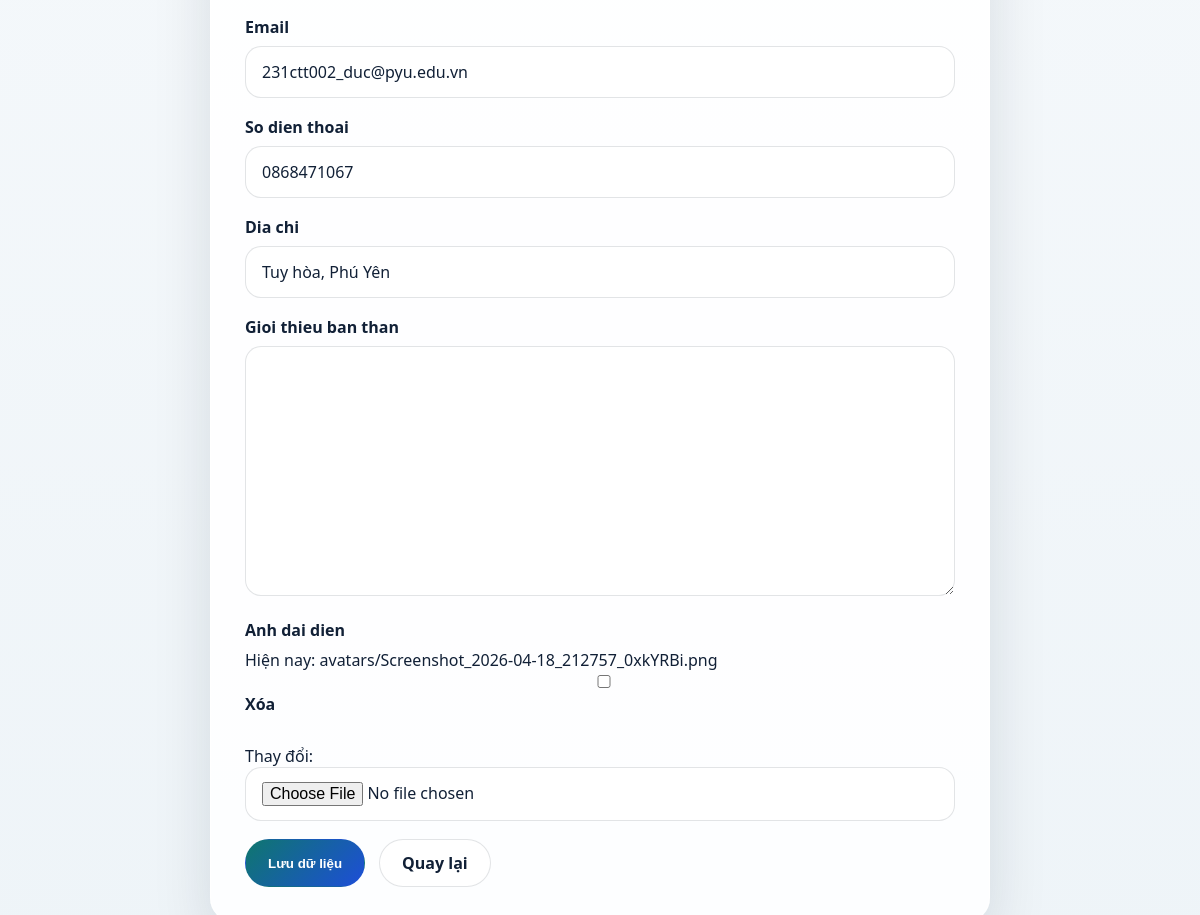
Before: /students/2/edit/ (signed in, lower part) with the older database file.
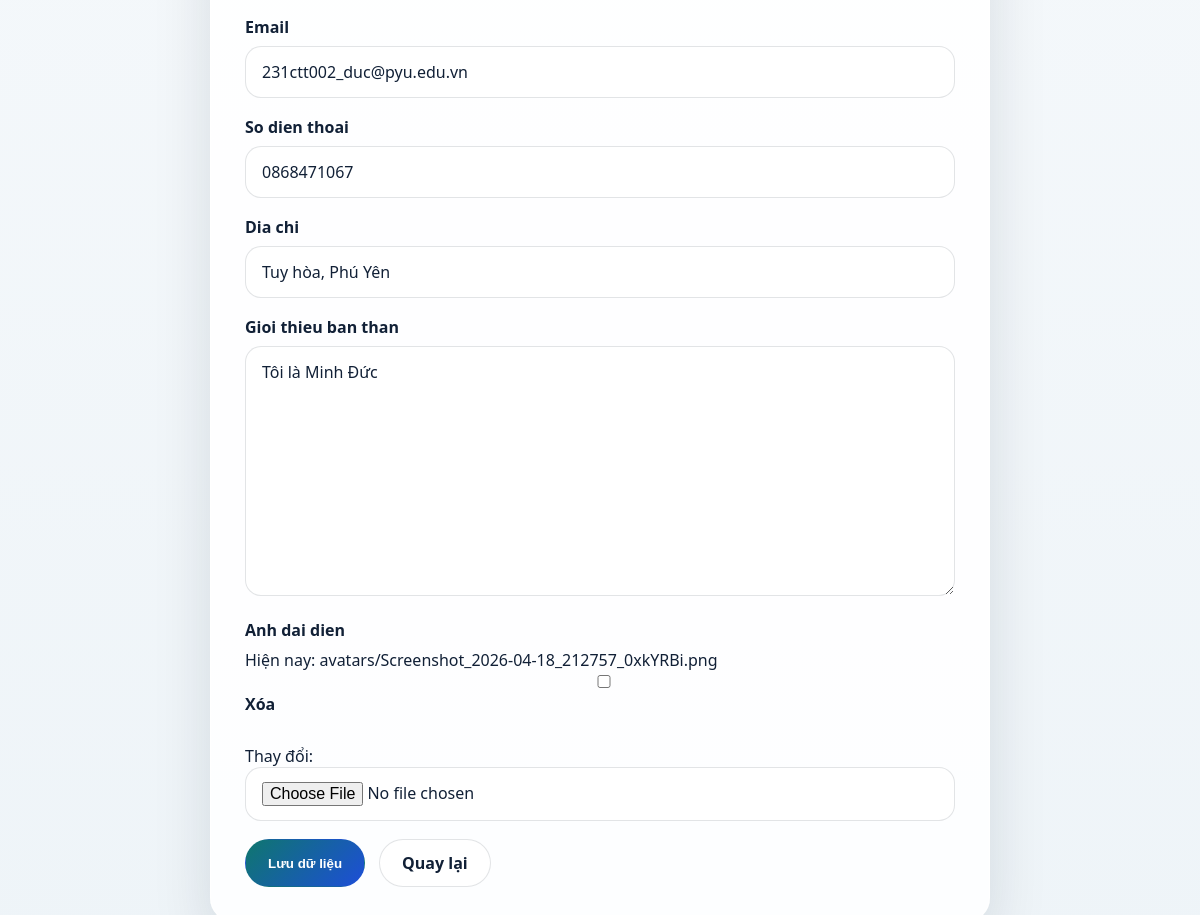
After: the same page with the newer database file.
### students/models.py (models this page shows, shortened)
class Student(models.Model):
    GENDER_CHOICES = (
        ("M", "Nam"),
        ("F", "Nu"),
        ("O", "Khac"),
    )
    user = models.OneToOneField(
        settings.AUTH_USER_MODEL,
        on_delete=models.SET_NULL,
        null=True,
        blank=True,
        related_name="student_profile",
        verbose_name="Tài khoản đăng nhập",
    )
    student_code = models.CharField(max_length=20, unique=True, verbose_name="Ma sinh vien")
    full_name = models.CharField(max_length=100, verbose_name="Ho ten")
    date_of_birth = models.DateField(verbose_name="Ngay sinh")
    gender = models.CharField(max_length=1, choices=GENDER_CHOICES, verbose_name="Gioi tinh")
    class_name = models.CharField(max_length=50, verbose_name="Lop")
    email = models.EmailField(unique=True, verbose_name="Email")
    phone_number = models.CharField(max_length=20, blank=True, verbose_name="So dien thoai")
    address = models.CharField(max_length=255, blank=True, verbose_name="Dia chi")
    bio = models.TextField(blank=True, verbose_name="Gioi thieu ban than")
    avatar = models.FileField(upload_to="avatars/", blank=True, null=True, verbose_name="Anh dai dien")
    created_at = models.DateTimeField(auto_now_add=True)
    updated_at = models.DateTimeField(auto_now=True)
    class Meta:
        ordering = ["student_code"]
        verbose_name = "Sinh vien"
        verbose_name_plural = "Sinh vien"

### students/views.py (the view)
# urls.py: path("students/<int:pk>/edit/", views.StudentUpdateView.as_view(), name="student_edit"),
class StudentUpdateView(StaffRequiredMixin, SuccessMessageMixin, UpdateView):
    model = Student
    form_class = StudentForm
    template_name = "students/student_form.html"
    success_url = reverse_lazy("students:student_list")
    success_message = "Cập nhật sinh viên thành công."

### students/forms.py
class StudentForm(BootstrapFormMixin, forms.ModelForm):
    class Meta:
        model = Student
        fields = [
            "user",
            "student_code",
            "full_name",
            "date_of_birth",
            "gender",
            "class_name",
            "email",
            "phone_number",
            "address",
            "bio",
            "avatar",
        ]
        widgets = {
            "date_of_birth": DateInput(),
        }

### students/views.py (called while the page is built)
    def test_func(self):
        return self.request.user.is_staff

### students/templates/students/student_form.html (shortened to what this page needs)
{% extends "students/base.html" %}
{% block content %}
<section class="form-shell">
    <div class="form-card">
        <form method="post" class="styled-form">
            {% for field in form %}
                <div class="field-group">
                    <label for="{{ field.id_for_label }}">{{ field.label }}</label>
                    {{ field }}
                </div>
            {% endfor %}
            <div class="form-actions">
                <button class="primary-button" type="submit">Lưu dữ liệu</button>
                <a class="secondary-button" href="{% url 'students:student_list' %}">Quay lại</a>
            </div>
        </form>
    </div>
</section>
{% endblock %}

Changed rows visible on the page:
changed Student "231ctt002_duc@pyu.edu.vn": bio (not shown) → "Tôi là Minh Đức"
